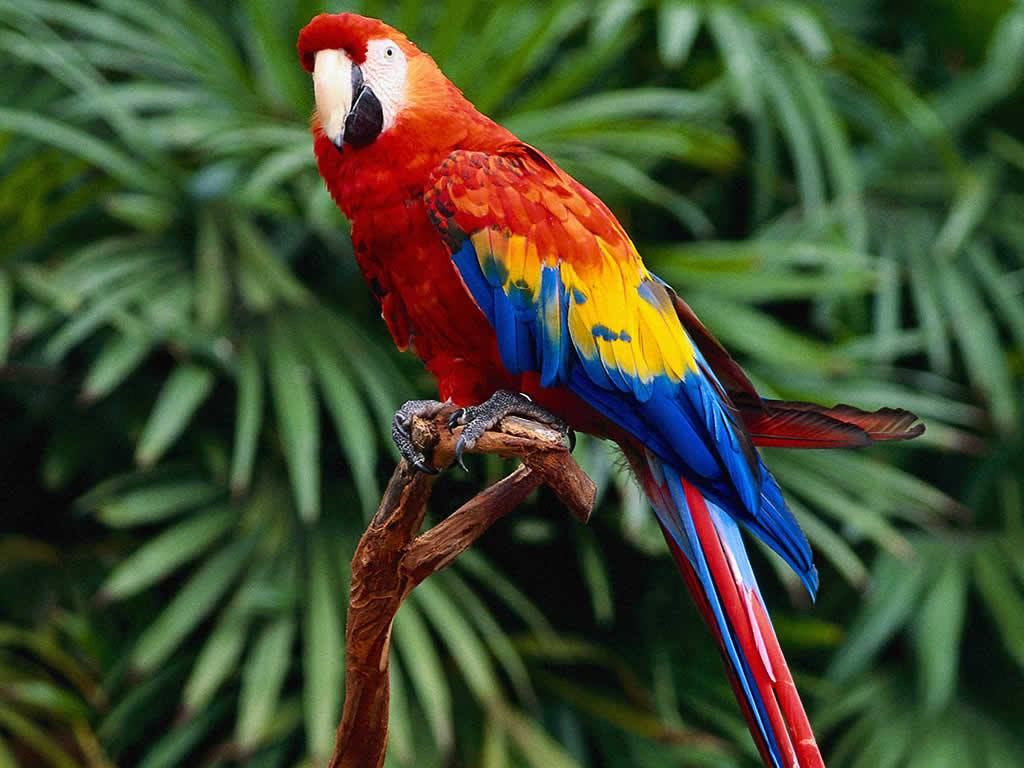
#> input picture tarea1/reynaldo/parrot.jpg, 1024 x 768 px, found by its file name
$ jupyter execute Granda.ipynb
#> lines starting #> are read from the running program, lines starting #| are printed output that depends on the picture
# _Parrot_

Sebastian Granda

#### References

- https://scikit-image.org/docs/stable/auto_examples/color_exposure/plot_equalize.html#sphx-glr-auto-examples-color-exposure-plot-equalize-py
- https://scikit-image.org/docs/stable/auto_examples/color_exposure/plot_log_gamma.html#sphx-glr-auto-examples-color-exposure-plot-log-gamma-py

[cell 1]
import skimage as skt
import matplotlib.pyplot as plt
import numpy as np

[cell 2]
original = skt.io.imread(fname="Assets/parrot.jpg")
#> original is the input picture: shape (768, 1024, 3); mean R, G, B 66.3, 76.1, 48.3

## Funciones

[cell 3]
def plot_img_and_hist(image, axes, bins=256):
    """
    Plot an image along with its histogram and cumulative histogram.
    """
    image = skt.img_as_float(image)
    ax_img, ax_hist = axes
    ax_cdf = ax_hist.twinx()

    # Display image
    ax_img.imshow(image, cmap=plt.cm.gray)
    ax_img.set_axis_off()

    # Display histogram
    ax_hist.hist(image.ravel(), bins=bins, histtype='step', color='black')
    ax_hist.ticklabel_format(axis='y', style='scientific', scilimits=(0, 0))
    ax_hist.set_xlabel('Intensidad de pixel')
    ax_hist.set_xlim(0, 1)
    ax_hist.set_yticks([])

    # Display cumulative distribution
    img_cdf, bins = skt.exposure.cumulative_distribution(image, bins)
    ax_cdf.plot(bins, img_cdf, 'r')
    ax_cdf.set_yticks([])

    return ax_img, ax_hist, ax_cdf

## 1. Imagen en escala grises e histograma normalizado.

[cell 4]
img = skt.color.rgb2gray(original)

[cell 5]
fig, axes = plt.subplots(1, 2, figsize=(8, 4))
ax = axes.ravel()

ax[0].imshow(original)
ax[0].set_title("Original")
ax[1].imshow(img, cmap=plt.cm.gray)
ax[1].set_title("Grayscale")

fig.tight_layout()
plt.show()
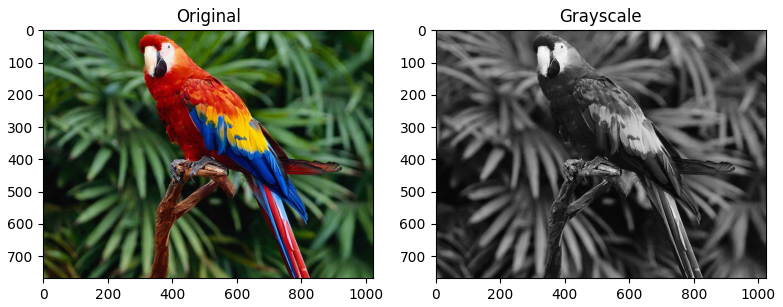
#> figure drawn by matplotlib, 2 panels

[cell 6]
# Display results
fig = plt.figure(figsize=(8, 5))
axes = np.zeros((2, 3), dtype=np.object)
axes[0, 0] = plt.subplot(2, 3, 1)
axes[0, 1] = plt.subplot(2, 3, 2, sharex=axes[0, 0], sharey=axes[0, 0])
axes[1, 0] = plt.subplot(2, 3, 4)
axes[1, 1] = plt.subplot(2, 3, 5)

ax_img, ax_hist, ax_cdf = plot_img_and_hist(original, axes[:, 0])
#> in plot_img_and_hist, `img_cdf, bins = skt.exposure.cumulative_distribution(image, bins)`: img_cdf = 256 values from 0.00985 to 1; bins = 256 values from 0.00195 to 0.998
ax_img.set_title('Original')

#=
y_min, y_max = ax_hist.get_ylim()
#> y_min = 0; y_max = 55905.2
ax_hist.set_ylabel('Numero de pixels')
ax_hist.set_yticks(np.linspace(0, y_max, 5))
#=

ax_img, ax_hist, ax_cdf = plot_img_and_hist(img, axes[:, 1])
ax_img.set_title('Gray scale')

#=
ax_cdf.set_ylabel('Fraccion de intensidad total')
ax_cdf.set_yticks(np.linspace(0, 1, 5))
#=

# prevent overlap of y-axis labels
fig.tight_layout()
plt.show()
#> figure, not shown here; panel 6: curve peaks at x = 0.998, y = 1

## 2. Aplicar dos transformaciones de intensidad

### 2.1. Transformacion gamma y log

[cell 7]
# Gamma
gamma_corrected = skt.exposure.adjust_gamma(img, 2)
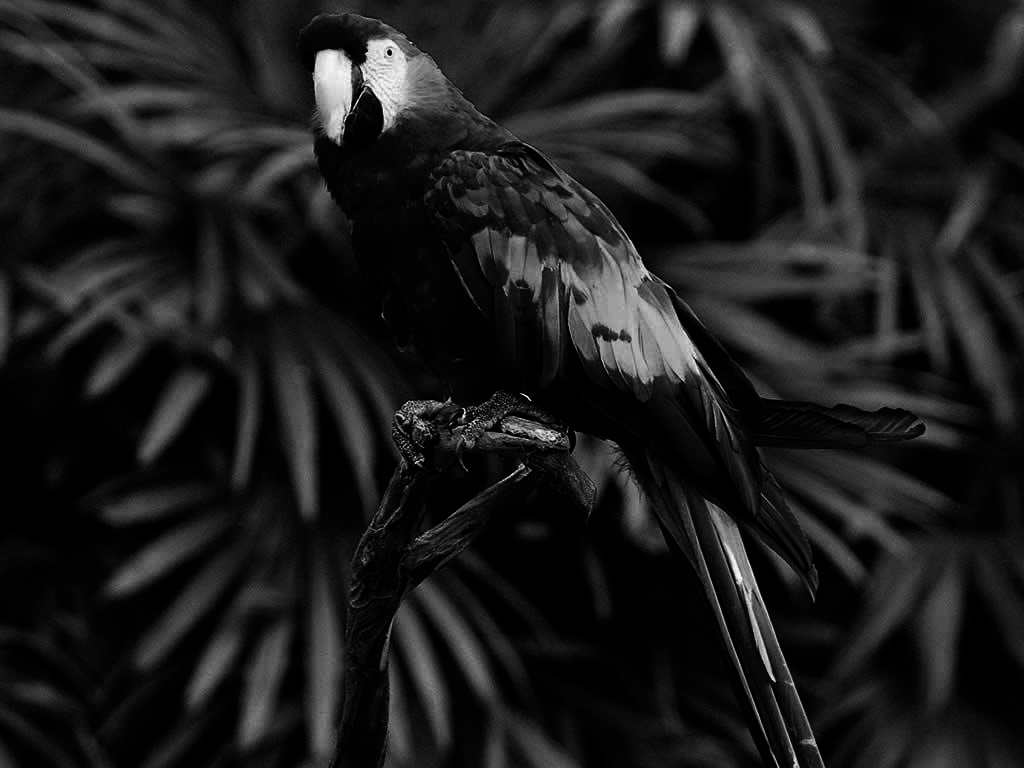
#> gamma_corrected: shape (768, 1024) float64; min 3.2e-07, max 1, mean 0.111

[cell 8]
# Logarithmic
logarithmic_corrected = skt.exposure.adjust_log(img, 1)
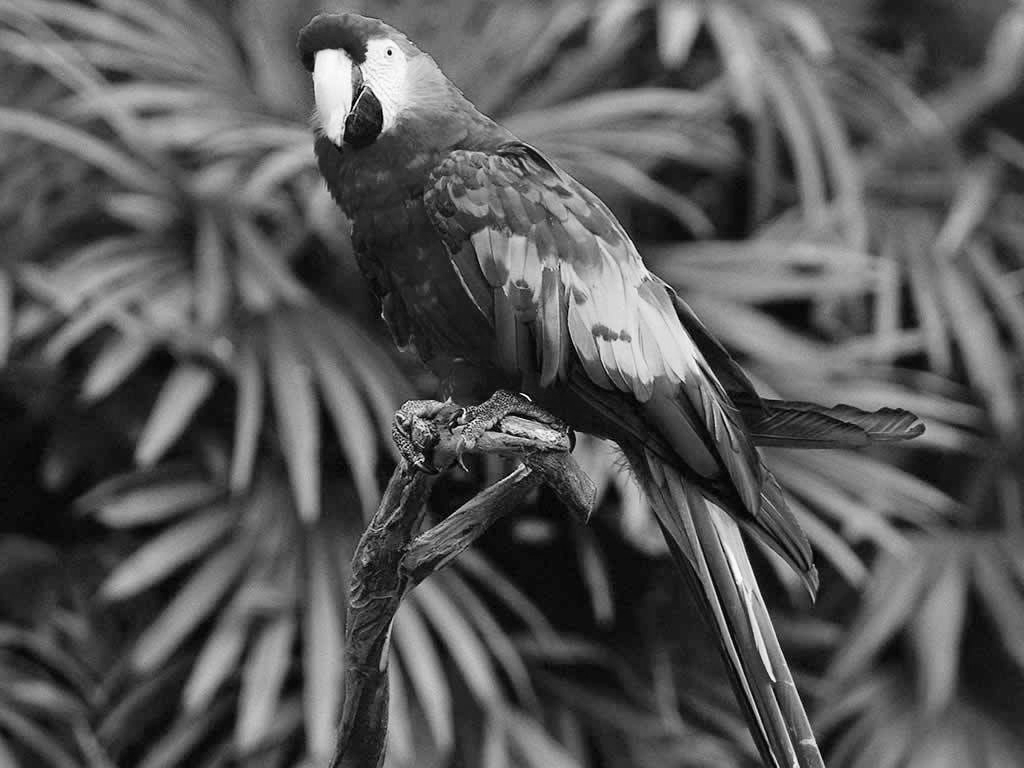
#> logarithmic_corrected: shape (768, 1024) float64; min 0.000816, max 1, mean 0.346

[cell 9]
# Display results
fig = plt.figure(figsize=(8, 5))
axes = np.zeros((2, 3), dtype=np.object)
axes[0, 0] = plt.subplot(2, 3, 1)
axes[0, 1] = plt.subplot(2, 3, 2, sharex=axes[0, 0], sharey=axes[0, 0])
axes[0, 2] = plt.subplot(2, 3, 3, sharex=axes[0, 0], sharey=axes[0, 0])
axes[1, 0] = plt.subplot(2, 3, 4)
axes[1, 1] = plt.subplot(2, 3, 5)
axes[1, 2] = plt.subplot(2, 3, 6)

ax_img, ax_hist, ax_cdf = plot_img_and_hist(img, axes[:, 0])
ax_img.set_title('Gray scale')

#=
y_min, y_max = ax_hist.get_ylim()
#> y_max = 10161.9
ax_hist.set_ylabel('Numero de pixels')
ax_hist.set_yticks(np.linspace(0, y_max, 5))
#=

ax_img, ax_hist, ax_cdf = plot_img_and_hist(gamma_corrected, axes[:, 1])
ax_img.set_title('Gamma correction')

ax_img, ax_hist, ax_cdf = plot_img_and_hist(logarithmic_corrected, axes[:, 2])
ax_img.set_title('Logarithmic correction')

#=
ax_cdf.set_ylabel('Fraccion de intensidad total')
ax_cdf.set_yticks(np.linspace(0, 1, 5))
#=

# prevent overlap of y-axis labels
fig.tight_layout()
plt.show()
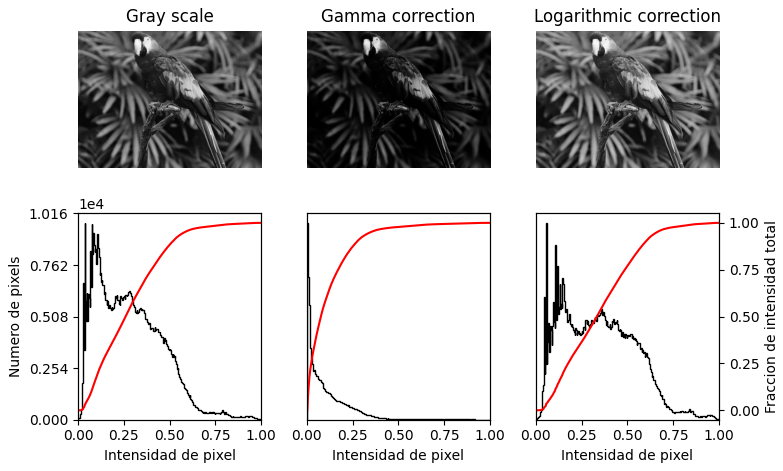
#> figure drawn by matplotlib, 9 panels; panel 9: curve peaks at x = 0.998, y = 1

### 2.2. Histogram equalization

- Enhances an image with low contrast.

[cell 10]
# Contrast stretching
p2, p98 = np.percentile(img, (2, 98))
#> p2 = 0.0375; p98 = 0.71
img_rescale = skt.exposure.rescale_intensity(img, in_range=(p2, p98))

[cell 11]
# Equalization
img_eq = skt.exposure.equalize_hist(img)
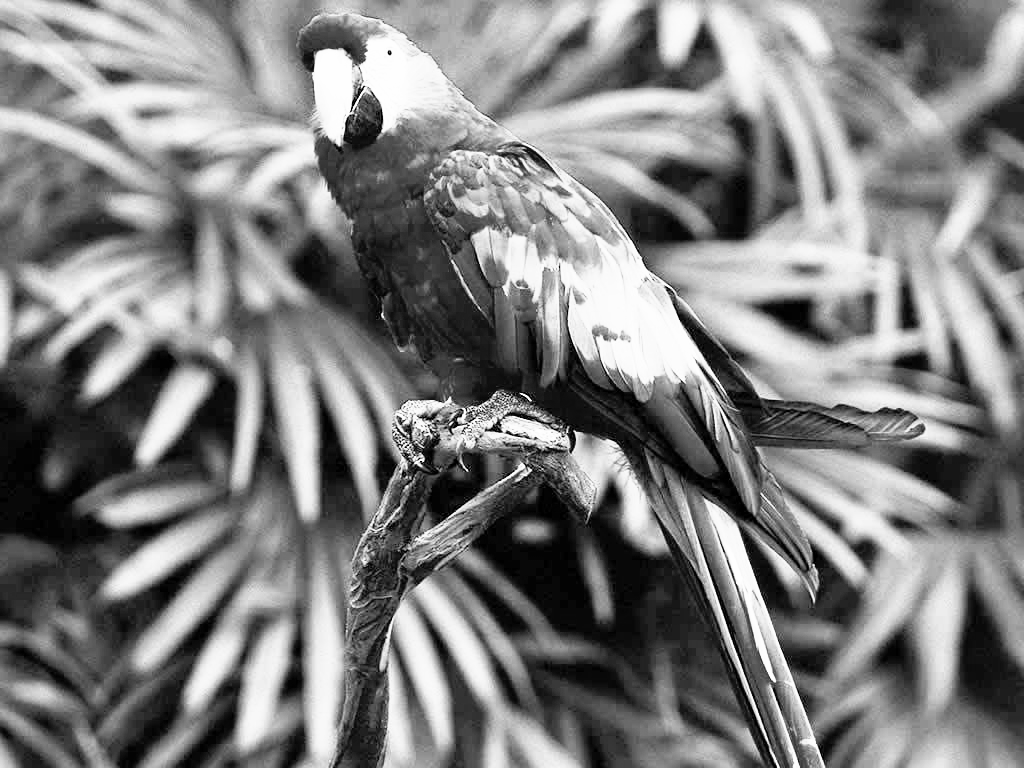
#> img_eq: shape (768, 1024) float64; min 8.39e-05, max 1, mean 0.503

[cell 12]
# Adaptive Equalization
img_adapteq = skt.exposure.equalize_adapthist(img, clip_limit=0.03)
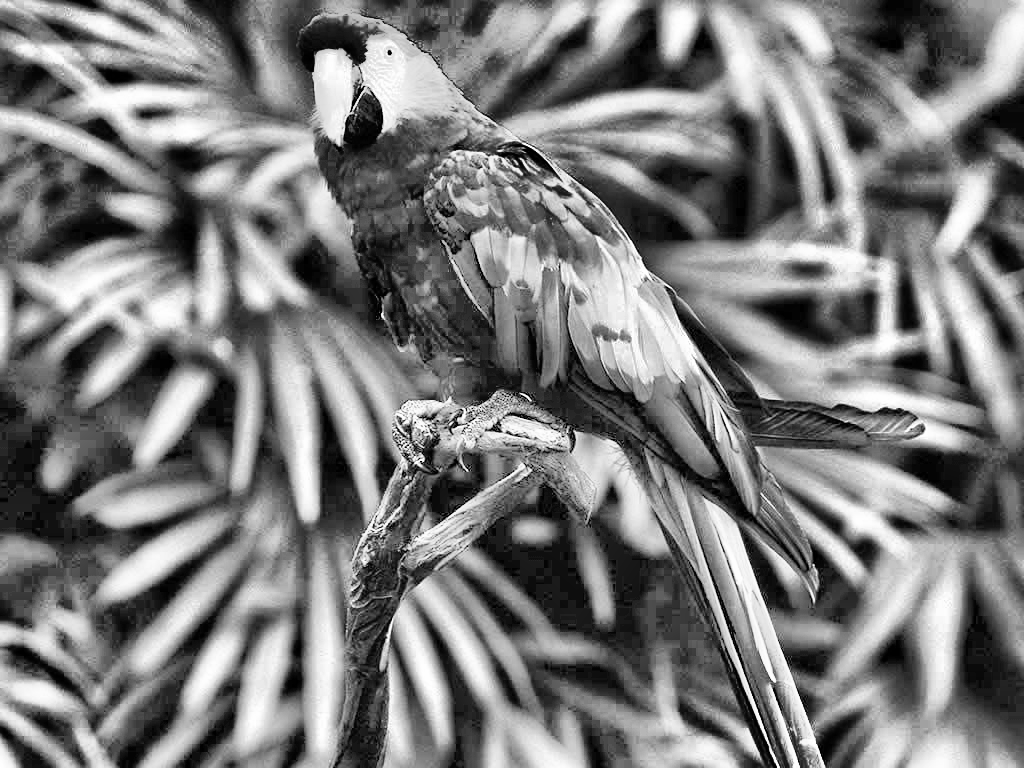
#> img_adapteq: shape (768, 1024) float64; min 0, max 1, mean 0.489

[cell 13]
# Resultados
fig = plt.figure(figsize=(18, 5))
axes = np.zeros((2, 4), dtype=np.object)
axes[0, 0] = fig.add_subplot(2, 4, 1)
for i in range(1, 4):
    axes[0, i] = fig.add_subplot(2, 4, 1+i, sharex=axes[0,0], sharey=axes[0,0])
for i in range(0, 4):
    axes[1, i] = fig.add_subplot(2, 4, 5+i)

ax_img, ax_hist, ax_cdf = plot_img_and_hist(img, axes[:, 0])
ax_img.set_title('Gray scale')

#=
y_min, y_max = ax_hist.get_ylim()
ax_hist.set_ylabel('Numero de pixels')
ax_hist.set_yticks(np.linspace(0, y_max, 5))
#=

ax_img, ax_hist, ax_cdf = plot_img_and_hist(img_rescale, axes[:, 1])
ax_img.set_title('Contrast stretching')

ax_img, ax_hist, ax_cdf = plot_img_and_hist(img_eq, axes[:, 2])
ax_img.set_title('Histogram equalization')

ax_img, ax_hist, ax_cdf = plot_img_and_hist(img_adapteq, axes[:, 3])
ax_img.set_title('Adaptive equalization')

#=
ax_cdf.set_ylabel('Fraccion de intensidad total')
ax_cdf.set_yticks(np.linspace(0, 1, 5))
#=

# prevent overlap of y-axis labels
fig.tight_layout()
plt.show()
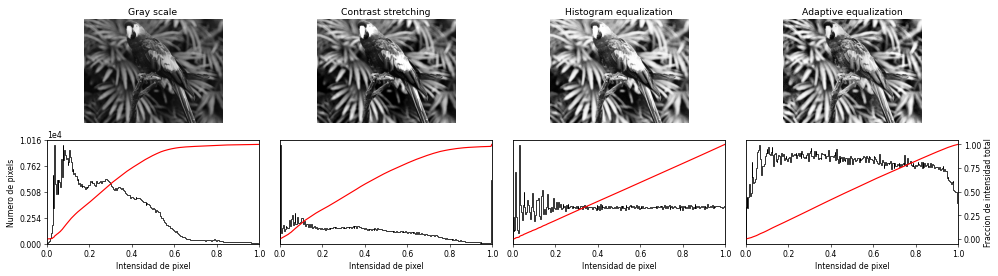
#> figure drawn by matplotlib, 12 panels; panel 12: curve peaks at x = 0.998, y = 1
